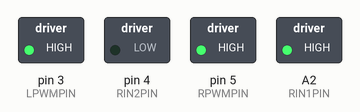
Recording of a sketch running on a simulated Arduino Uno, built with avr-gcc and run on an emulated ATmega328P. On the bench: switched loads named in the sketch (green lamp = pin HIGH). Pins used as bus, display or sensor lines are not drawn. At 2.0 s the program stops and its outputs stay as they are.

Above: at 0.1 s.
At 2.1 s:
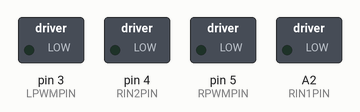
Timing chart, 0 to 3.5 s (numbered marks = the images above):
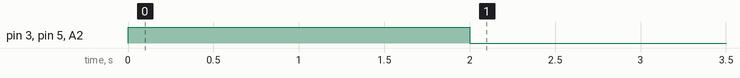

The sketch:

mk2_jevois_motor_test.ino
```cpp
#define LPWMPIN 3
#define LIN1PIN 2
#define LIN2PIN A3 //21
 #define RPWMPIN 5
 #define RIN1PIN A2 //20
 #define RIN2PIN 4

void setup() {
   pinMode(LPWMPIN, OUTPUT);
   pinMode(LIN1PIN, OUTPUT);
   pinMode(LIN2PIN, OUTPUT);
   pinMode(RPWMPIN, OUTPUT);
   pinMode(RIN1PIN, OUTPUT);
   pinMode(RIN2PIN, OUTPUT);
   stop();
}

void loop() {
   analogWrite(LPWMPIN, 255);
   digitalWrite(LIN1PIN, 1);
   digitalWrite(LIN2PIN, 0);

   analogWrite(RPWMPIN, 255);
   digitalWrite(RIN1PIN, 1);
   digitalWrite(RIN2PIN, 0);
   delay(2000);
   stop();
   while(1);

}

void stop() {
  digitalWrite(LPWMPIN, 0);
   digitalWrite(LIN1PIN, 0);
   digitalWrite(LIN2PIN, 0);
   digitalWrite(RPWMPIN, 0);
   digitalWrite(RIN1PIN, 0);
   digitalWrite(RIN2PIN, 0);
}
```

Measured:
- by itself, pin 3 (LPWMPIN), pin 5 (RPWMPIN), A2 (RIN1PIN): LOW → HIGH at 0.00 s, → LOW 2.0 s later
